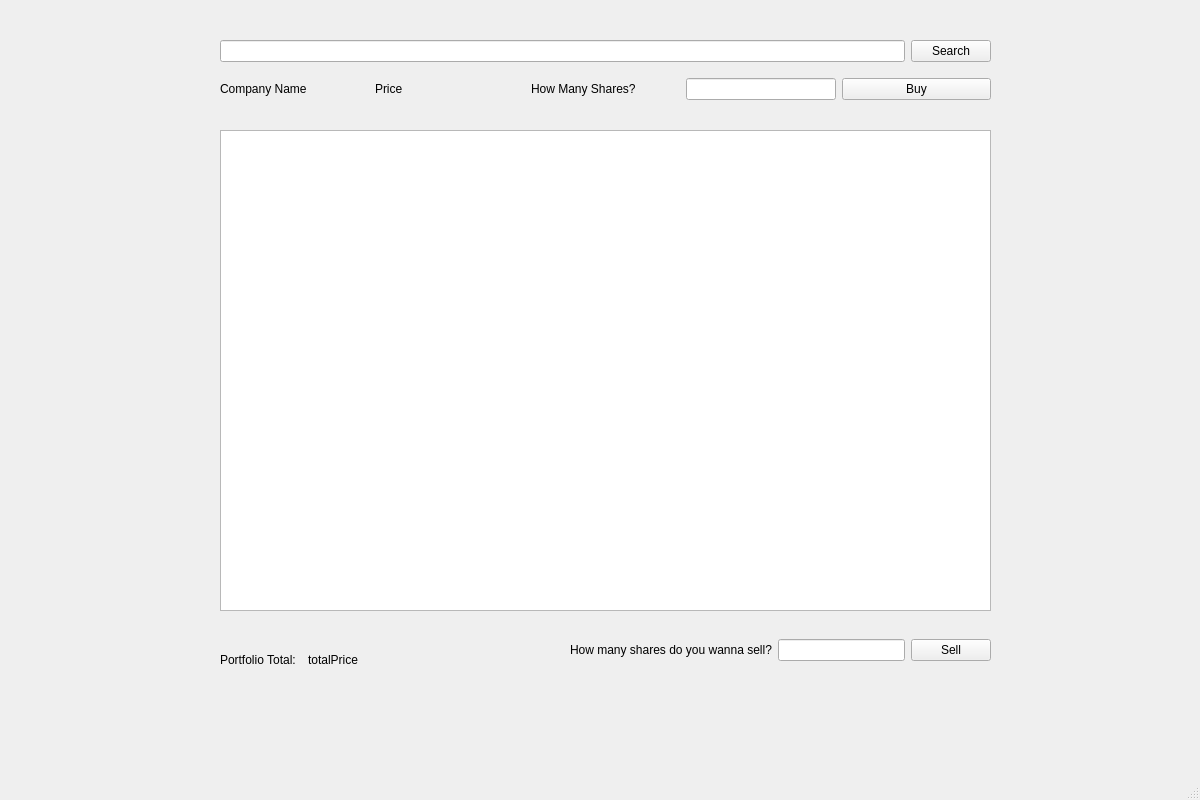
<?xml version="1.0" encoding="UTF-8"?>
<ui version="4.0">
 <class>MainWindow</class>
 <widget class="QMainWindow" name="MainWindow">
  <property name="geometry">
   <rect>
    <x>0</x>
    <y>0</y>
    <width>1200</width>
    <height>800</height>
   </rect>
  </property>
  <property name="windowTitle">
   <string>MainWindow</string>
  </property>
  <widget class="QWidget" name="centralwidget">
   <widget class="QWidget" name="verticalLayoutWidget">
    <property name="geometry">
     <rect>
      <x>220</x>
      <y>30</y>
      <width>771</width>
      <height>80</height>
     </rect>
    </property>
    <layout class="QVBoxLayout" name="verticalLayout">
     <item>
      <layout class="QHBoxLayout" name="horizontalLayout">
       <item>
        <widget class="QLineEdit" name="stockToFind"/>
       </item>
       <item>
        <widget class="QPushButton" name="searchButton">
         <property name="text">
          <string>Search</string>
         </property>
        </widget>
       </item>
      </layout>
     </item>
     <item>
      <layout class="QHBoxLayout" name="horizontalLayout_2">
       <item>
        <widget class="QLabel" name="company">
         <property name="text">
          <string>Company Name</string>
         </property>
        </widget>
       </item>
       <item>
        <widget class="QLabel" name="price">
         <property name="text">
          <string>Price</string>
         </property>
        </widget>
       </item>
       <item>
        <widget class="QLabel" name="label_3">
         <property name="text">
          <string>How Many Shares?</string>
         </property>
        </widget>
       </item>
       <item>
        <widget class="QLineEdit" name="numShares">
         <property name="minimumSize">
          <size>
           <width>150</width>
           <height>0</height>
          </size>
         </property>
         <property name="maximumSize">
          <size>
           <width>150</width>
           <height>16777215</height>
          </size>
         </property>
        </widget>
       </item>
       <item>
        <widget class="QPushButton" name="buyButton">
         <property name="text">
          <string>Buy</string>
         </property>
        </widget>
       </item>
      </layout>
     </item>
    </layout>
   </widget>
   <widget class="QListWidget" name="stockList">
    <property name="geometry">
     <rect>
      <x>220</x>
      <y>130</y>
      <width>771</width>
      <height>481</height>
     </rect>
    </property>
   </widget>
   <widget class="QWidget" name="horizontalLayoutWidget_3">
    <property name="geometry">
     <rect>
      <x>220</x>
      <y>620</y>
      <width>169</width>
      <height>80</height>
     </rect>
    </property>
    <layout class="QHBoxLayout" name="horizontalLayout_3">
     <item>
      <widget class="QLabel" name="label_4">
       <property name="text">
        <string>Portfolio Total:</string>
       </property>
      </widget>
     </item>
     <item>
      <widget class="QLabel" name="totalPrice">
       <property name="text">
        <string>totalPrice</string>
       </property>
      </widget>
     </item>
    </layout>
   </widget>
   <widget class="QWidget" name="horizontalLayoutWidget">
    <property name="geometry">
     <rect>
      <x>570</x>
      <y>610</y>
      <width>421</width>
      <height>80</height>
     </rect>
    </property>
    <layout class="QHBoxLayout" name="horizontalLayout_4">
     <item>
      <widget class="QLabel" name="label">
       <property name="text">
        <string>How many shares do you wanna sell?</string>
       </property>
      </widget>
     </item>
     <item>
      <widget class="QLineEdit" name="sharesToSell"/>
     </item>
     <item>
      <widget class="QPushButton" name="sellButton">
       <property name="text">
        <string>Sell</string>
       </property>
      </widget>
     </item>
    </layout>
   </widget>
  </widget>
  <widget class="QStatusBar" name="statusbar"/>
 </widget>
 <resources/>
 <connections/>
</ui>
